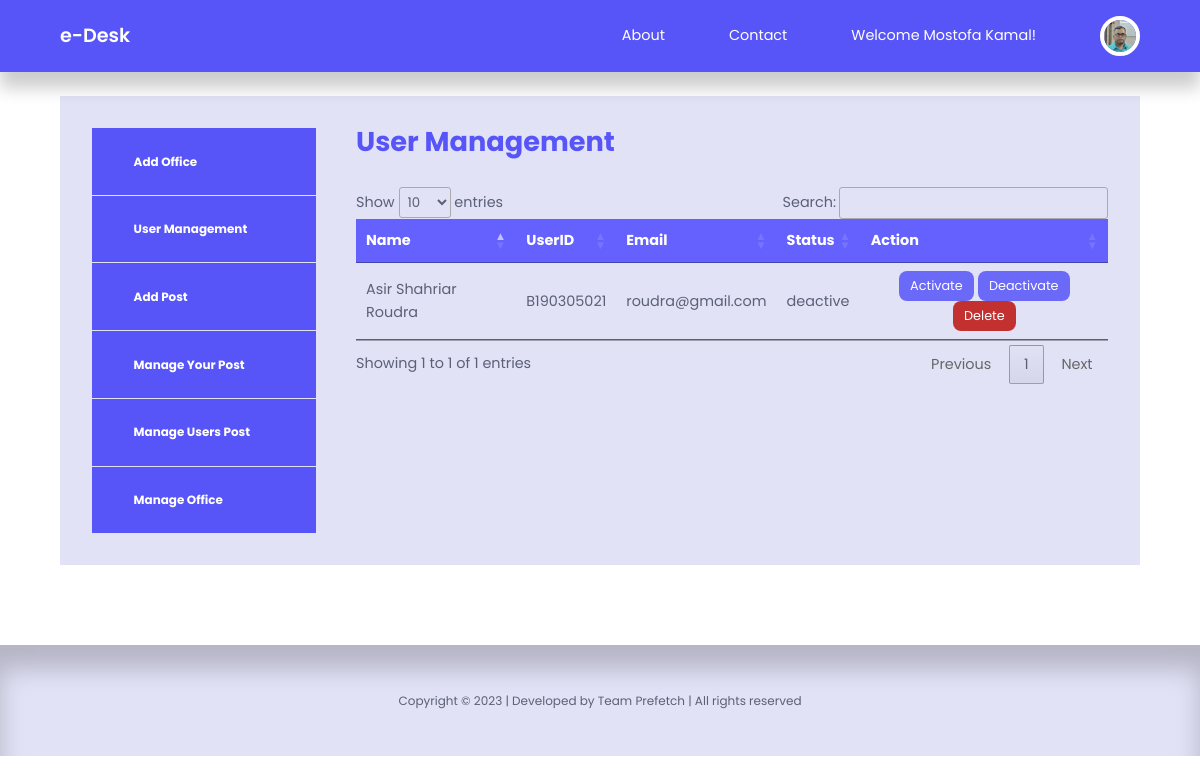
The app's page /proctor/admin-user-management.php, older data.
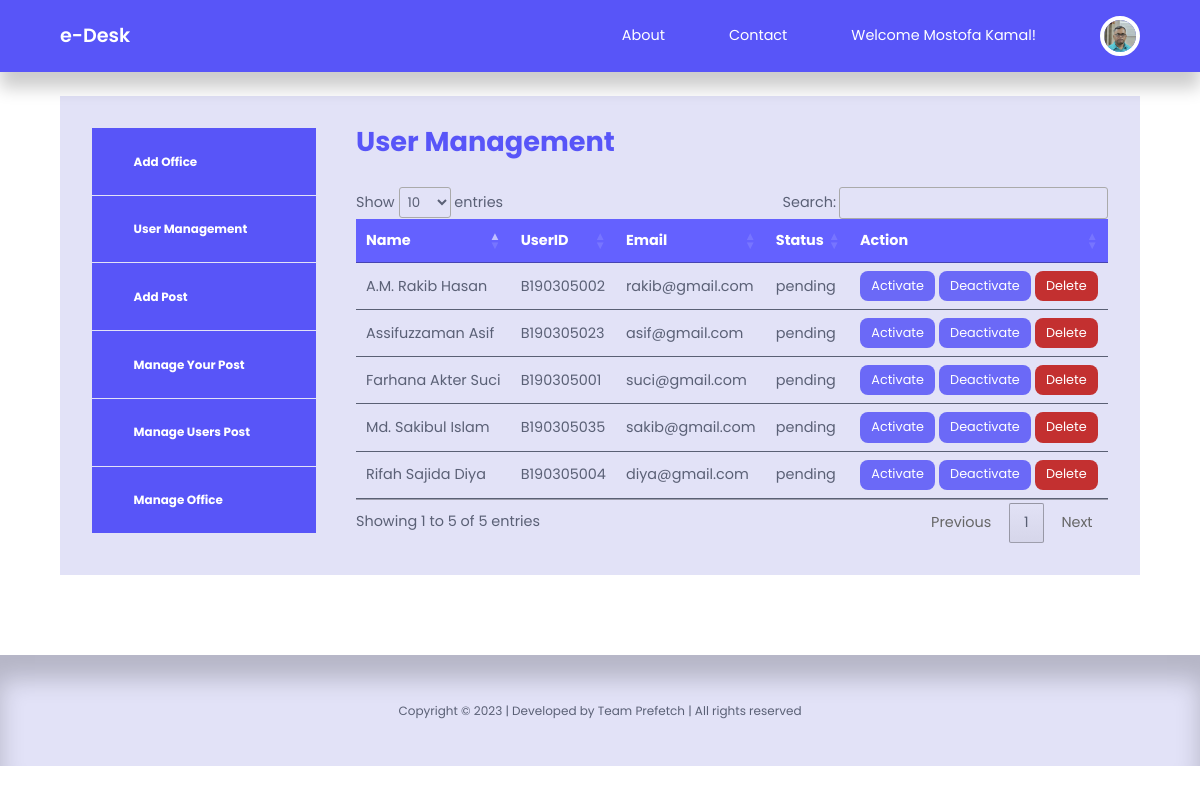
The same page, newer data.
### tables this page shows
CREATE TABLE `usermanagement` (
  `id` int(10) NOT NULL,
  `firstname` varchar(255) NOT NULL,
  `lastname` varchar(255) NOT NULL,
  `userid` varchar(255) NOT NULL,
  `email` varchar(255) NOT NULL,
  `password` varchar(255) NOT NULL,
  `picture` varchar(255) NOT NULL,
  `stat` varchar(255) NOT NULL,
  `admin-status` varchar(255) NOT NULL
);

### proctor/admin-user-management.php (the view, shortened to what this page needs)
<?php
include 'partials/header.php';
$query = "SELECT * FROM usermanagement WHERE stat='pending' or stat='deactive'";
$users = mysqli_query($connection, $query);
?>
<section class="dashboard">
    <div class="container dashboard__container">
        <aside>
            <ul>
                <li>
                    <a href="admin-add-office.php"><i class="uil uil-pen"></i>
                        <h5>Add Office</h5>
                    </a>
                </li>
                <li>
                    <a href="admin-user-management.php"><i class="uil uil-postcard"></i>
                        <h5>User Management</h5>
                    </a>
                </li>
                <li>
                    <a href="admin-add-post.php"><i class="uil uil-user-plus"></i>
                        <h5>Add Post</h5>
                    </a>
                </li>
                <li>
                    <a href="admin-manage-post.php"><i class="uil uil-users-alt"></i>
                        <h5>Manage Your Post</h5>
                    </a>
                </li>
                <li>
                    <a href="admin-manage-users-post.php"><i class="uil uil-users-alt"></i>
                        <h5>Manage Users Post</h5>
                    </a>
                </li>
                <li>
                    <a href="admin-manage-office.php"><i class="uil uil-edit"></i>
                        <h5>Manage Office</h5>
                    </a>
                </li>
            </ul>
        </aside>
        <main>
            <h2>User Management</h2>
            <table id='table'>
                <thead>
                    <tr align="center">
                        <th>Name</th>
                        <th>UserID</th>
                        <th>Email</th>
                        <th>Status</th>
                        <th>Action</th>
                    </tr>
                </thead>
                <tbody>
                    <?php while ($user = mysqli_fetch_assoc($users)) : ?>
                        <tr>
                            <td><?= "{$user['firstname']} {$user['lastname']}" ?></td>
                            <td><?= $user['userid'] ?></td>
                            <td><?= $user['email'] ?></td>
                            <td><?= $user['stat'] ?></td>
                            <td align="center"><a href="<?= ROOT_URL ?>admin/active-user-logic.php?id=<?= $user['id'] ?>" class="btn sm">Activate</a> <a href="<?= ROOT_URL ?>admin/deactive-user-logic.php?id=<?= $user['id'] ?>" class="btn sm">Deactivate</a>   <a href="<?= ROOT_URL ?>admin/delete-user-logic.php?id=<?= $user['id'] ?>" class="btn sm danger">Delete</a></td>
                        </tr>
                    <?php endwhile ?>
                </tbody>
            </table>
        </main>
    </div>
</section>
<?php
include '../partials/footer.php';
?>

Row changes from the older to the newer data that the page shows:
removed usermanagement: firstname "Asir Shahriar", lastname "Roudra", userid "B190305021", email "roudra@gmail.com", stat "deactive"
added usermanagement: firstname "Farhana Akter", lastname "Suci", userid "B190305001", email "suci@gmail.com", stat "pending"
added usermanagement: firstname "A.M. Rakib", lastname "Hasan", userid "B190305002", email "rakib@gmail.com", stat "pending"
added usermanagement: firstname "Rifah Sajida", lastname "Diya", userid "B190305004", email "diya@gmail.com", stat "pending"
added usermanagement: firstname "Assifuzzaman", lastname "Asif", userid "B190305023", email "asif@gmail.com", stat "pending"
added usermanagement: firstname "Md. Sakibul", lastname "Islam", userid "B190305035", email "sakib@gmail.com", stat "pending"
Text that changed along with them:
text written by a page script: "Show entries Search: Showing 1 to 1 of 1 entries Previous 1 Next" → "Show entries Search: Showing 1 to 5 of 5 entries Previous 1 Next"
